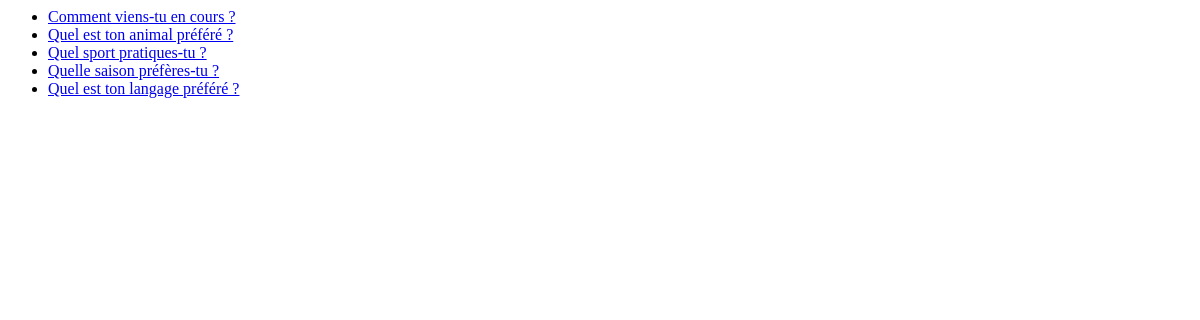
Before: /polls/ with the older database file.
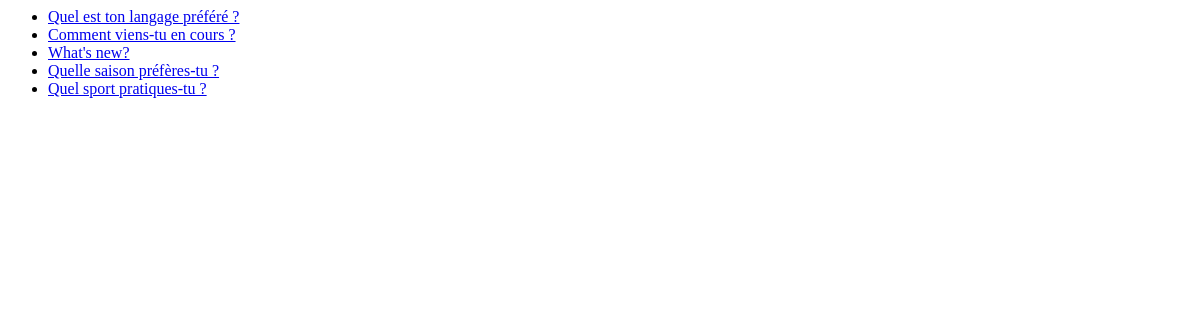
After: the same page with the newer database file.
### polls/models.py (models this page shows, shortened)
class Question(models.Model):
    question_text = models.CharField(max_length=200)
    pub_date = models.DateTimeField("date published")

### polls/views.py (the view)
# urls.py: path("", views.index, name="index"),
def index(request):
    latest_question_list = Question.objects.order_by("-pub_date")[:5]
    template = loader.get_template("polls/index.html")
    context = {"latest_question_list": latest_question_list}
    return HttpResponse(template.render(context, request))

### polls/templates/polls/index.html
{% if latest_question_list %}
    <ul>
    {% for question in latest_question_list %}
        <li><a href="{% url 'polls:detail' question.id %}">{{ question.question_text }}</a></li>
    {% endfor %}
    </ul>
{% else %}
    <p>No polls are available.</p>
{% endif %}

Changed rows visible on the page:
no longer on this page (row unchanged): Question: question_text "Quel est ton animal préféré ?"
changed Question "Quel est ton langage préféré ?": moves up the list
now on this page (row edited): Question: question_text "What's new?"
changed Question "Quelle saison préfères-tu ?": moves down the list
